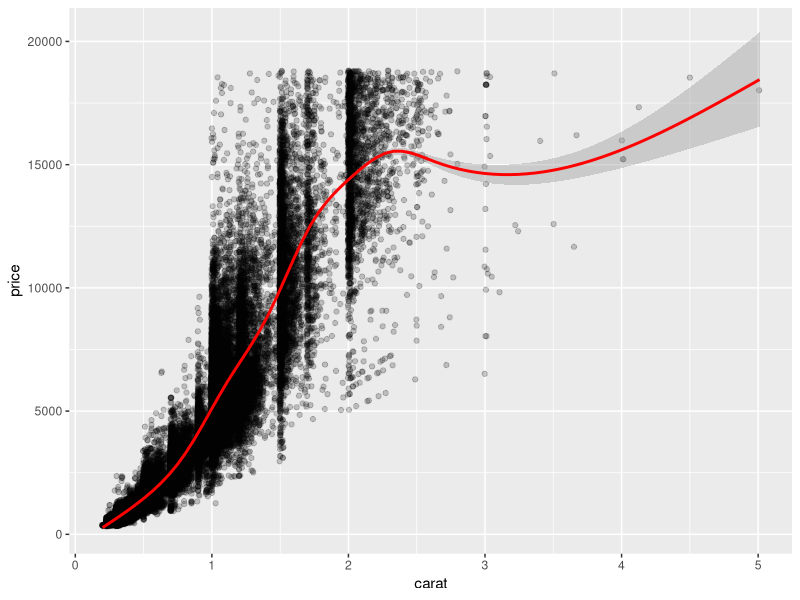
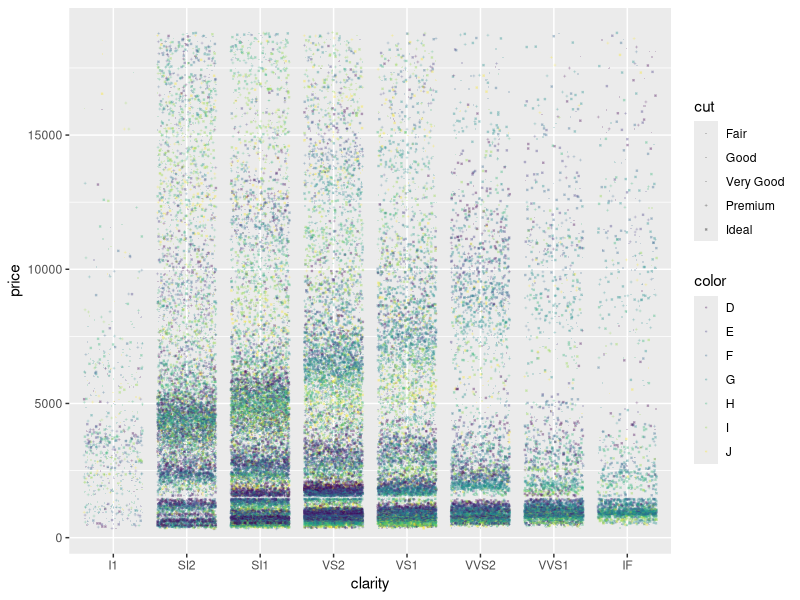
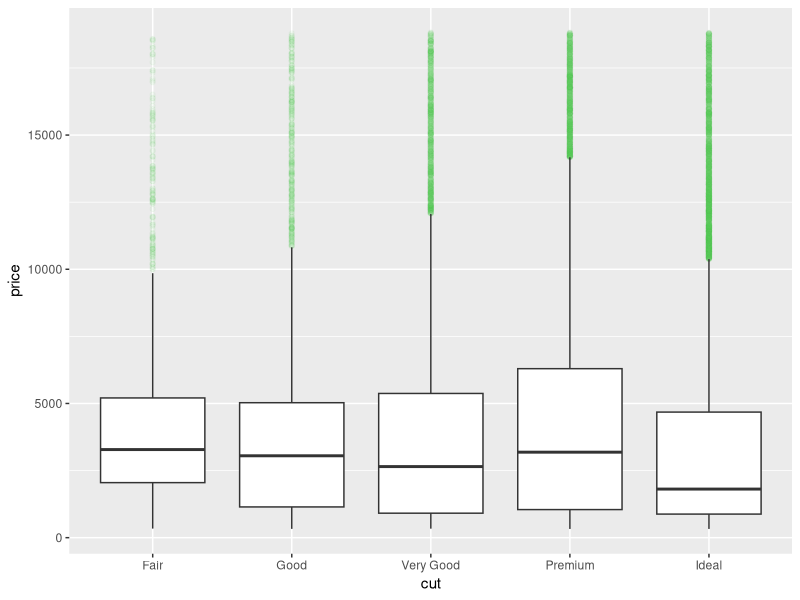

Write R code to recreate these figures, in order.
## ---- chunk 1
knitr::opts_chunk$set(echo = TRUE)
library(tidyverse)
## ---- chunk 2
diamonds %>%  
  ggplot(aes(carat,price)) +
  geom_jitter(alpha=.2) +
  geom_smooth(color="red")
## ---- chunk 3
diamonds %>%  
  ggplot(aes(clarity,price)) +
  geom_jitter(alpha=.2,aes(color=color,shape=cut),size=.2) +
  geom_smooth(color="red") 
## ---- chunk 4
diamonds %>% 
  ggplot(aes(cut,price)) + # like a canvis 
  geom_boxplot(outlier.alpha = .05, outlier.color = 123) 
  
